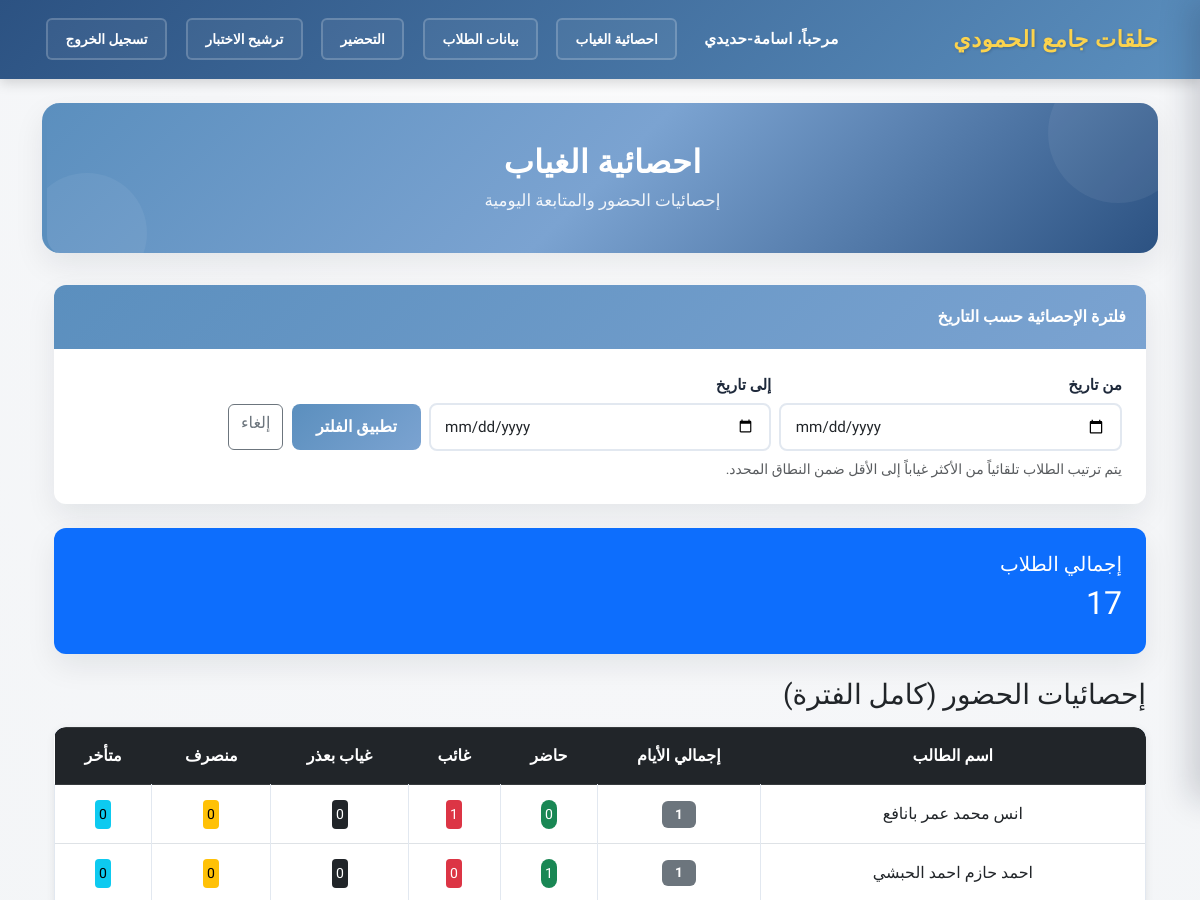
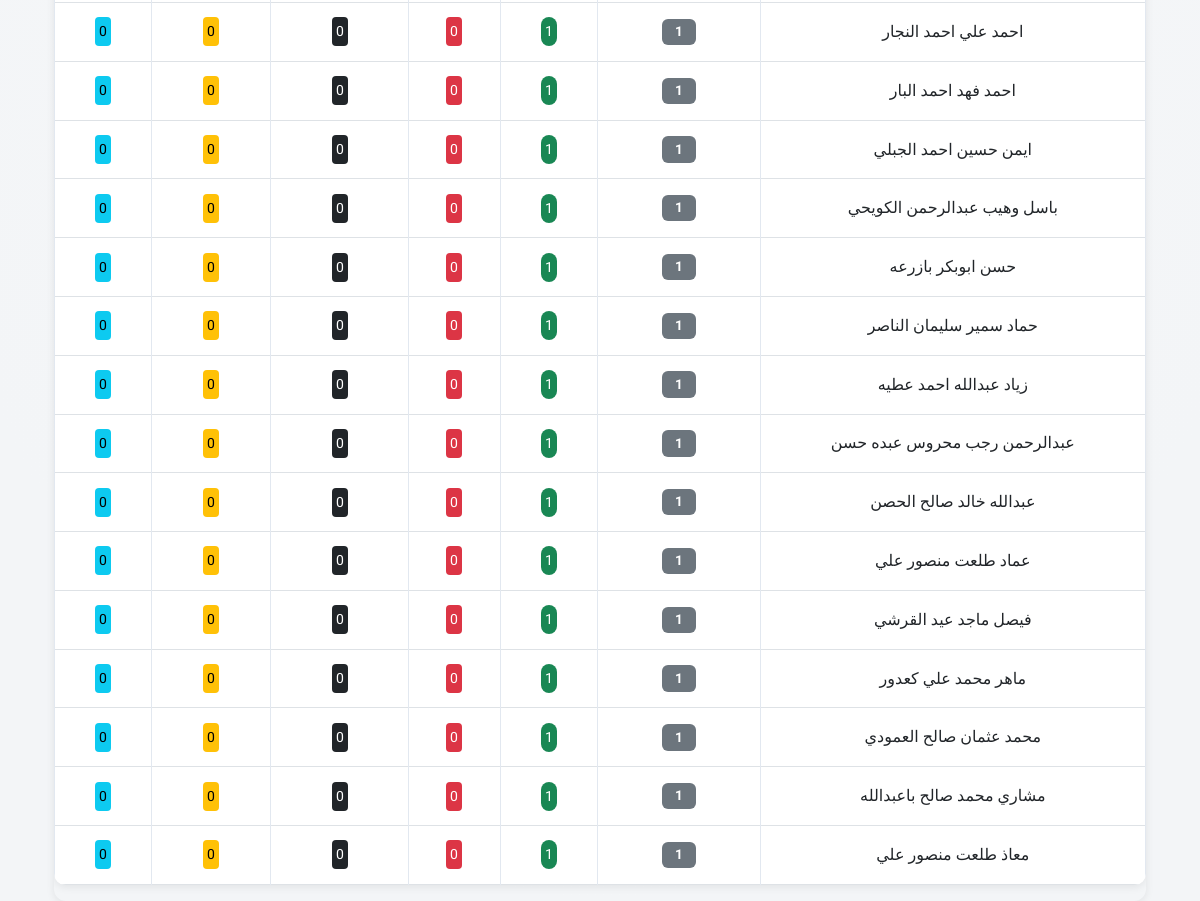
Page /teacher-dashboard/ (signed in) on the committed database (2 pictures, top to bottom).
### quran_center/models.py (models this page shows, shortened)
class Student(models.Model):
    GRADE_CHOICES = [
        ('1_pri', 'أول ابتدائي'), ('2_pri', 'ثاني ابتدائي'), ('3_pri', 'ثالث ابتدائي'),
        ('4_pri', 'رابع ابتدائي'), ('5_pri', 'خامس ابتدائي'), ('6_pri', 'سادس ابتدائي'),
        ('1_med', 'أول متوسط'), ('2_med', 'ثاني متوسط'), ('3_med', 'ثالث متوسط'),
        ('1_sec', 'أول ثانوي'), ('2_sec', 'ثاني ثانوي'), ('3_sec', 'ثالث ثانوي'),
        ('uni', 'جامعي'),
    ]
    STATUS_CHOICES = [('منتظر', 'منتظر'), ('منتظم', 'منتظم')]
    full_name = models.CharField(max_length=200, verbose_name="الاسم الثلاثي", blank=True, default="")
    student_unique_id = models.PositiveIntegerField(unique=True, blank=True, null=True, editable=False, verbose_name="المعرف الفريد")
    student_phone = models.CharField(max_length=15, blank=True, null=True, verbose_name="جوال الطالب")
    parent_phone = models.CharField(max_length=15, verbose_name="جوال ولي الأمر", blank=True, default="")
    identity_number = models.CharField(max_length=100, verbose_name="رقم هوية الطالب", blank=True, null=True)
    jamiaa_id = models.CharField(max_length=100, verbose_name="رقم الجمعية", blank=True, null=True)
    parent_identity = models.CharField(max_length=50, verbose_name="رقم هوية ولي الأمر", blank=True, null=True)
    grade = models.CharField(max_length=20, choices=GRADE_CHOICES, verbose_name="الصف الدراسي", blank=True, default="")
    birth_date = models.CharField(max_length=50, verbose_name="تاريخ الميلاد", blank=True, null=True)
    last_tested_part = models.CharField(
        max_length=50,
        choices=LAST_TESTED_PART_CHOICES,
        default='0',
        verbose_name="آخر جزء تم اختباره"
    )
    previous_center = models.CharField(max_length=100, blank=True, null=True, verbose_name="التحفيظ السابق ( ان وُجد )")
    neighborhood = models.CharField(max_length=100, verbose_name="الحي", blank=True, null=True)
    teacher = models.ForeignKey(User, on_delete=models.SET_NULL, null=True, blank=True, verbose_name="المعلم المسؤول")
    status = models.CharField(max_length=20, default='منتظر', choices=STATUS_CHOICES)
    educational_stage = models.CharField(max_length=50, blank=True)
    absence_reset_at = models.DateField(blank=True, null=True, verbose_name="تاريخ تصفير الغياب المؤقت")
    created_at = models.DateTimeField(auto_now_add=True)

### quran_center/views.py (the view)
# urls.py: path('teacher-dashboard/', views.teacher_dashboard, name='teacher_dashboard'),
@login_required
def teacher_dashboard(request):
    students = Student.objects.filter(teacher=request.user, status='منتظم').order_by('full_name')
    today = timezone.now().date()
    start_date_str = (request.GET.get('start_date') or '').strip()
    end_date_str = (request.GET.get('end_date') or '').strip()
    try:
        start_date = datetime.strptime(start_date_str, "%Y-%m-%d").date() if start_date_str else None
    except ValueError:
        start_date = None
    try:
        end_date = datetime.strptime(end_date_str, "%Y-%m-%d").date() if end_date_str else None
    except ValueError:
        end_date = None
    if start_date and end_date and start_date > end_date:
        start_date, end_date = end_date, start_date
    total_students = students.count()
    stats_rows = []
    for student in students:
        attendances = Attendance.objects.filter(student=student)
        if start_date:
            attendances = attendances.filter(date__gte=start_date)
        if end_date:
            attendances = attendances.filter(date__lte=end_date)
        total_days = attendances.count()
        present = attendances.filter(status='حاضر').count()
        absent = attendances.filter(status='غائب').count()
        absent_excused = attendances.filter(status='غياب بعذر').count()
        excused = attendances.filter(status='مستأذن').count()
        late = attendances.filter(status='متأخر').count()
        non_present_count = absent + absent_excused + excused + late
        all_attendance = list(attendances.values('date', 'status').order_by('-date'))
        stats_rows.append((student.id, {
            'student': student,
            'total_days': total_days,
            'present': present,
            'absent': absent,
            'absent_excused': absent_excused,
            'excused': excused,
            'late': late,
            'non_present_count': non_present_count,
            'all_attendance': all_attendance
        }))
    stats_rows.sort(key=lambda item: (-item[1]['absent'], item[1]['student'].full_name or ''))
    attendance_stats = {student_id: stats for student_id, stats in stats_rows}
    context = {
        'total_students': total_students,
        'attendance_stats': attendance_stats,
        'start_date': start_date,
        'end_date': end_date,
        'today': today,
    }
    return render(request, 'teacher_dashboard.html', context)

### quran_center/templatetags/role_tags.py (called while the page is built)
@register.filter
def has_role(user, role_code):
    if not user or not user.is_authenticated:
        return False
    if user.is_superuser:
        return True
    return UserRole.objects.filter(user=user, role__code=role_code).exists()

### quran_center/templates/teacher_dashboard.html (shortened to what this page needs)
{% extends "base.html" %}
{% block content %}
<div class="page-hero">
    <div class="page-hero-inner">
        <h1 class="page-hero-title">احصائية الغياب</h1>
        <p class="page-hero-subtitle">إحصائيات الحضور والمتابعة اليومية</p>
    </div>
</div>
<div class="container" dir="rtl">
    <div class="card mb-4">
        <div class="card-header bg-light">فلترة الإحصائية حسب التاريخ</div>
        <div class="card-body">
            <form method="get" class="row g-2 align-items-end">
                <div class="col-md-4">
                    <label class="form-label">من تاريخ</label>
                    <input type="date" name="start_date" class="form-control" value="{{ start_date|date:'Y-m-d' }}" max="{{ today|date:'Y-m-d' }}">
                </div>
                <div class="col-md-4">
                    <label class="form-label">إلى تاريخ</label>
                    <input type="date" name="end_date" class="form-control" value="{{ end_date|date:'Y-m-d' }}" max="{{ today|date:'Y-m-d' }}">
                </div>
                <div class="col-md-4 d-flex gap-2">
                    <button type="submit" class="btn btn-primary">تطبيق الفلتر</button>
                    <a href="{% url 'teacher_dashboard' %}" class="btn btn-outline-secondary">إلغاء</a>
                </div>
            </form>
            <small class="text-muted d-block mt-2">يتم ترتيب الطلاب تلقائياً من الأكثر غياباً إلى الأقل ضمن النطاق المحدد.</small>
        </div>
    </div>
    <div class="row mb-4">
        <div class="col-md-12">
            <div class="card bg-primary text-white">
                <div class="card-body">
                    <h5 class="card-title">إجمالي الطلاب</h5>
                    <h2>{{ total_students }}</h2>
                </div>
            </div>
        </div>
    </div>
    <h3 class="mb-3">إحصائيات الحضور {% if start_date or end_date %}(ضمن النطاق المحدد){% else %}(كامل الفترة){% endif %}</h3>
    {% if attendance_stats %}
    <div class="table-responsive">
        <table class="table table-bordered table-hover">
            <thead class="table-dark">
                <tr>
                    <th>اسم الطالب</th>
                    <th>إجمالي الأيام</th>
                    <th>حاضر</th>
                    <th>غائب</th>
                    <th>غياب بعذر</th>
                    <th>منصرف</th>
                    <th>متأخر</th>
                </tr>
            </thead>
            <tbody>
                {% for student_id, stats in attendance_stats.items %}
                <tr>
                    <td>{{ stats.student.full_name }}</td>
                    <td><span class="badge bg-secondary">{{ stats.total_days }}</span></td>
                    <td>
                        <button type="button" class="btn btn-sm btn-success p-1"
                                data-bs-toggle="modal"
                                data-bs-target="#modal_present{{ student_id }}"
                                style="border: none; background-color: #198754; color: white; cursor: pointer;">
                            {{ stats.present }}
                        </button>
                    </td>
                    <td>
                        <button type="button" class="btn btn-sm btn-danger p-1"
                                data-bs-toggle="modal"
                                data-bs-target="#modal_absent{{ student_id }}"
                                style="border: none; background-color: #dc3545; color: white; cursor: pointer;">
                            {{ stats.absent }}
                        </button>
                    </td>
                    <td>
                        <button type="button" class="btn btn-sm btn-dark p-1"
                                data-bs-toggle="modal"
                                data-bs-target="#modal_absent_excused{{ student_id }}"
                                style="border: none; background-color: #212529; color: white; cursor: pointer;">
                            {{ stats.absent_excused }}
                        </button>
                    </td>
                    <td>
                        <button type="button" class="btn btn-sm btn-warning p-1"
                                data-bs-toggle="modal"
                                data-bs-target="#modal_excused{{ student_id }}"
                                style="border: none; background-color: #ffc107; color: black; cursor: pointer;">
                            {{ stats.excused }}
                        </button>
                    </td>
                    <td>
                        <button type="button" class="btn btn-sm btn-info p-1"
                                data-bs-toggle="modal"
                                data-bs-target="#modal_late{{ student_id }}"
                                style="border: none; background-color: #0dcaf0; color: black; cursor: pointer;">
                            {{ stats.late }}
                        </button>
                    </td>
                </tr>
                {% endfor %}
            </tbody>
        </table>
    </div>
    {% else %}
    <div class="alert alert-info">
        لا توجد بيانات حضور لعرضها حالياً.
    </div>
    {% endif %}
</div>
{% endblock %}

### quran_center/templates/base.html (shortened to what this page needs)
<!DOCTYPE html>
<html lang="ar" dir="rtl">
<head>
    {% load static %}
    <link rel="stylesheet" href="https://cdn.jsdelivr.net/npm/bootstrap@5.3.0/dist/css/bootstrap.rtl.min.css" id="bootstrapCdnPrimary">
    <link rel="stylesheet" href="{% static 'css/style.css' %}">
</head>
<body class="bg-light">
{% load role_tags %}
<nav class="navbar navbar-dark bg-dark mb-4">
    <div class="container">
        <span class="navbar-brand">حلقات جامع الحمودي</span>
        <div>
            {% if user.is_authenticated %}
                <span class="text-white me-3">مرحباً، {{ user.username }}</span>
                {% if not user.is_superuser and not user|has_role:"manager" %}
                <a href="{% url 'teacher_dashboard' %}" class="btn btn-outline-info btn-sm me-2">احصائية الغياب</a>
                <a href="{% url 'teacher_students_data' %}" class="btn btn-outline-info btn-sm me-2">بيانات الطلاب</a>
                <a href="{% url 'take_attendance' %}" class="btn btn-outline-light btn-sm me-2">التحضير</a>
                <a href="{% url 'nominate_exam' %}" class="btn btn-outline-primary btn-sm me-2">ترشيح الاختبار</a>
                {% endif %}
                <form method="post" action="{% url 'logout' %}" style="display: inline;">
                    <button type="submit" class="btn btn-outline-danger btn-sm">تسجيل الخروج</button>
                </form>
            {% endif %}
        </div>
    </div>
</nav>
<div class="container">
    {% block content %}
    {% endblock %}
</div>
</body>
</html>

### rows in the picture
Student: student.full_name "انس محمد عمر بانافع", total_days "1", present "0", absent "1", absent_excused "0", excused "0", late "0"
Student: student.full_name "احمد حازم احمد الحبشي", total_days "1", present "1", absent "0", absent_excused "0", excused "0", late "0"
Student: student.full_name "احمد علي احمد النجار", total_days "1", present "1", absent "0", absent_excused "0", excused "0", late "0"
Student: student.full_name "احمد فهد احمد البار", total_days "1", present "1", absent "0", absent_excused "0", excused "0", late "0"
Student: student.full_name "ايمن حسين احمد الجبلي", total_days "1", present "1", absent "0", absent_excused "0", excused "0", late "0"
Student: student.full_name "باسل وهيب عبدالرحمن الكويحي", total_days "1", present "1", absent "0", absent_excused "0", excused "0", late "0"
Student: student.full_name "حسن ابوبكر بازرعه", total_days "1", present "1", absent "0", absent_excused "0", excused "0", late "0"
Student: student.full_name "حماد سمير سليمان الناصر", total_days "1", present "1", absent "0", absent_excused "0", excused "0", late "0"
Student: student.full_name "زياد عبدالله احمد عطيه", total_days "1", present "1", absent "0", absent_excused "0", excused "0", late "0"
Student: student.full_name "عبدالرحمن رجب محروس عبده حسن", total_days "1", present "1", absent "0", absent_excused "0", excused "0", late "0"
Student: student.full_name "عبدالله خالد صالح الحصن", total_days "1", present "1", absent "0", absent_excused "0", excused "0", late "0"
Student: student.full_name "عماد طلعت منصور علي", total_days "1", present "1", absent "0", absent_excused "0", excused "0", late "0"
Student: student.full_name "فيصل ماجد عيد القرشي", total_days "1", present "1", absent "0", absent_excused "0", excused "0", late "0"
Student: student.full_name "ماهر محمد علي كعدور", total_days "1", present "1", absent "0", absent_excused "0", excused "0", late "0"
Student: student.full_name "محمد عثمان صالح العمودي", total_days "1", present "1", absent "0", absent_excused "0", excused "0", late "0"
Student: student.full_name "مشاري محمد صالح باعبدالله", total_days "1", present "1", absent "0", absent_excused "0", excused "0", late "0"
Student: student.full_name "معاذ طلعت منصور علي", total_days "1", present "1", absent "0", absent_excused "0", excused "0", late "0"

### other values in the picture
{{ user.username }} "اسامة-حديدي"
{{ total_students }} "17"
